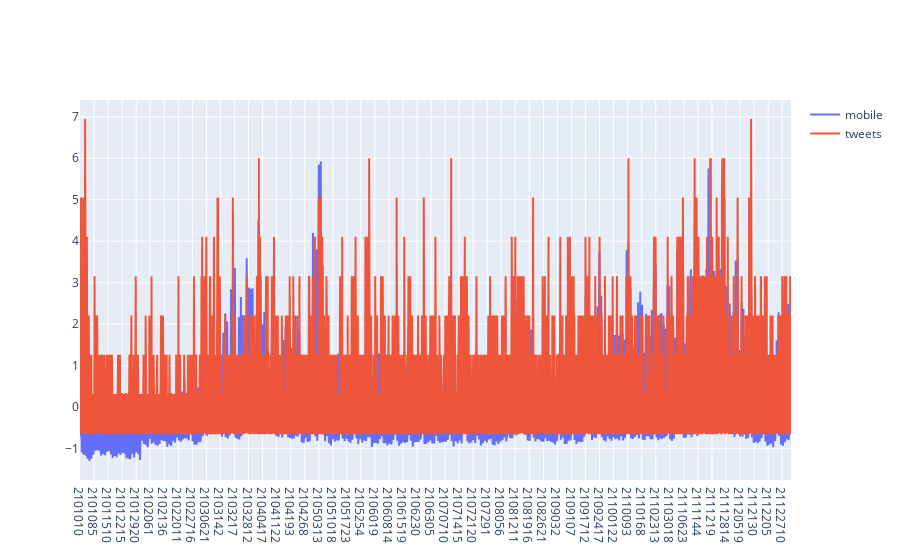

The code cell stored with this chart in its notebook:
### Code cell
fig = go.Figure(data=[
    go.Scatter(x=x_label, y=mobile_flatten_stand, name="mobile"),
    go.Scatter(x=x_label, y=tweets_flatten_stand, name = 'tweets')
])
fig.show()

### Figure 1 — Plotly figure (JSON) as saved in the notebook; plotly's stock layout.template omitted (floating-point values rounded to 4 significant figures; data arrays with more than 128 entries replaced by an {"elided": "..."} marker saying what was removed)
{"data": [{"name": "mobile", "type": "scatter", "x": {"elided": "8760 str values"}, "y": {"elided": "8760 float values"}}, {"name": "tweets", "type": "scatter", "x": {"elided": "8760 str values"}, "y": {"elided": "8760 float values"}}], "layout": {}}
